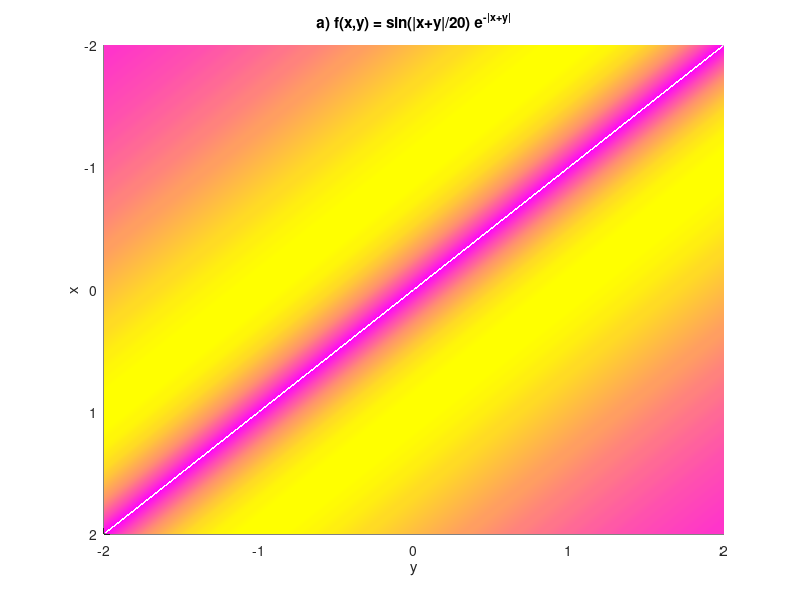
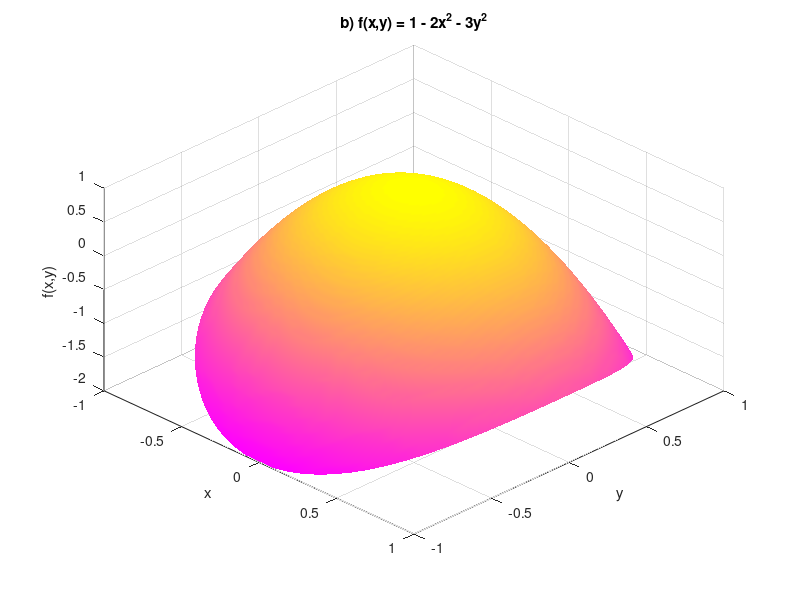

Reproduce these figures in MATLAB, in order.
% Liepa Rojute EEf-25/2
% 2026-09-29
% 8 variantas

%% 1. Trimatis grafiku vaizdavimas

clear
close all

% a)

x = linspace(-2, 2, 100);
y = linspace(-2, 2, 100);

[X, Y] = meshgrid(x, y);

Z = sin(abs(X + Y) / 20) .* exp(-abs(X + Y));   % Duota lygtis

figure;

surf(X, Y, Z);

colormap(spring);

shading interp;

view(90, 90);   % pasukamos x ir y plokstumos 90 l. kampu

xlabel('x');
ylabel('y');
zlabel('f(x,y)');

title('a) f(x,y) = sin(|x+y|/20) e^{-|x+y|}');

grid on;

%% b)

theta = linspace(0, 2*pi, 100);

r = linspace(0, 1, 100);

[R, THETA] = meshgrid(r, theta);

X = R .* cos(THETA);
Y = R .* sin(THETA);

Z = 1 - 2 .* X.^2 - 3 .* Y.^2;  % Duota lygtis

figure;

surf(X, Y, Z);

colormap(spring);

shading interp;

view(45, 45);

xlabel('x');
ylabel('y');
zlabel('f(x,y)');

title('b) f(x,y) = 1 - 2x^2 - 3y^2');

grid on;

%% Papildoma uzduotis
